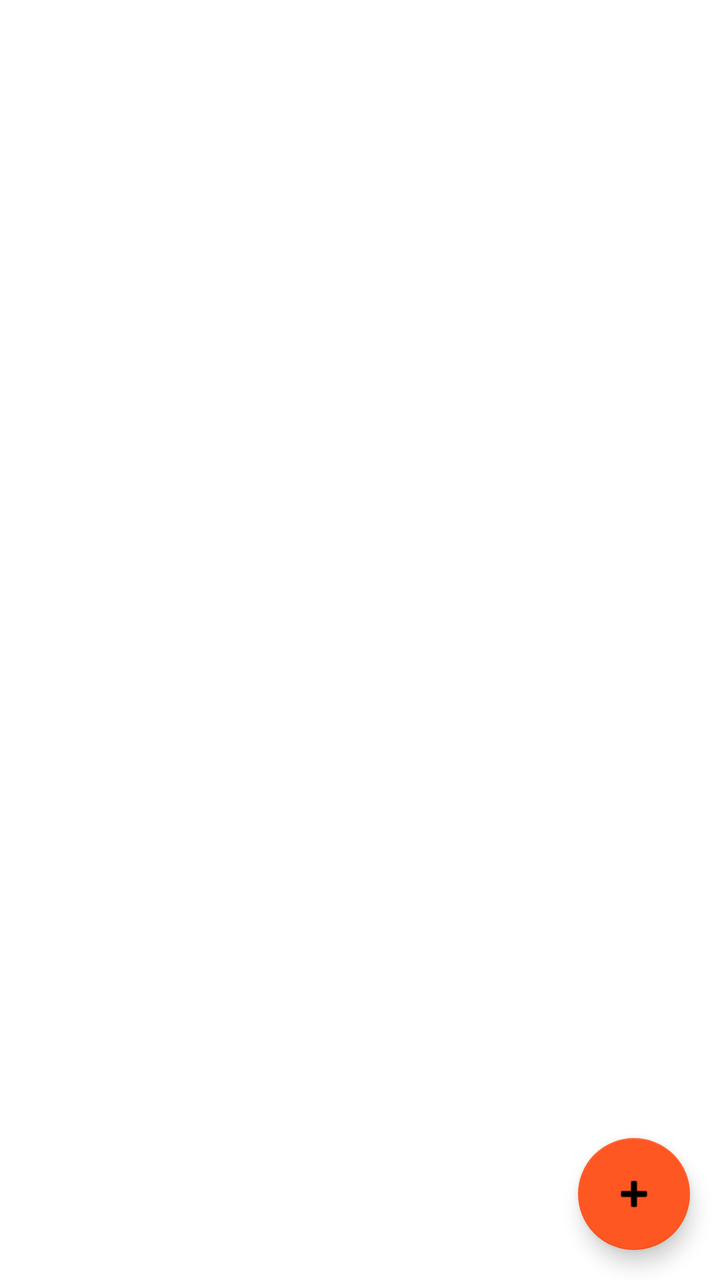
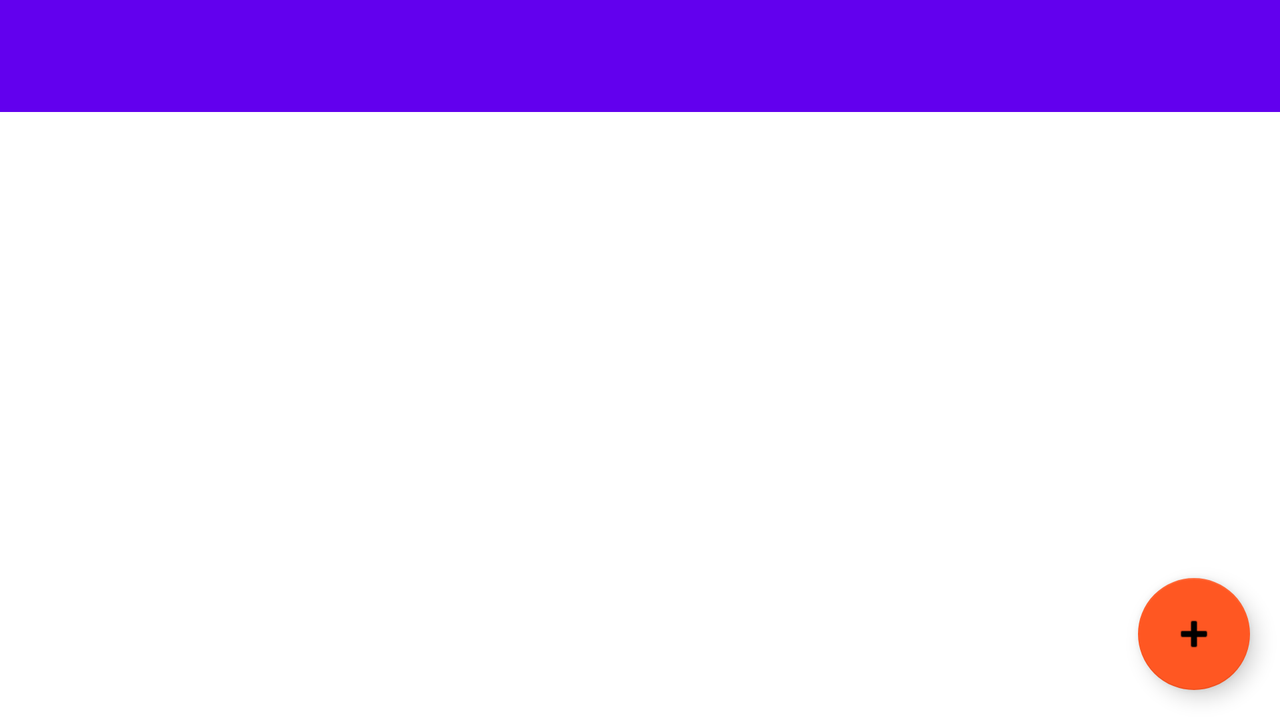

Two renders of one Android screen. The first uses the default layout on a phone; the second uses the alternative layout the repository ships for a different screen configuration, on a matching device. The two XML files are below.
<!-- AndroidManifest.xml: application theme Theme.ParcMarc -->
<!-- res/layout/fragment_all_parks.xml -->
<?xml version="1.0" encoding="utf-8"?>
<androidx.constraintlayout.widget.ConstraintLayout xmlns:android="http://schemas.android.com/apk/res/android"
    xmlns:app="http://schemas.android.com/apk/res-auto"
    xmlns:tools="http://schemas.android.com/tools"
    android:layout_width="match_parent"
    android:layout_height="match_parent"
    tools:context=".AllParksFragment">

    <androidx.recyclerview.widget.RecyclerView
        android:id="@+id/recycler_view"
        android:layout_width="match_parent"
        android:layout_height="match_parent" />

    <com.google.android.material.floatingactionbutton.FloatingActionButton
        android:id="@+id/floatingActionButton2"
        android:layout_width="wrap_content"
        android:layout_height="wrap_content"
        android:layout_marginEnd="15dp"
        android:layout_marginBottom="15dp"
        android:clickable="true"
        android:src="@android:drawable/ic_input_add"
        app:layout_constraintBottom_toBottomOf="parent"
        app:layout_constraintEnd_toEndOf="parent" />
</androidx.constraintlayout.widget.ConstraintLayout>
<!-- resources referenced by this layout -->
<resources>
  <style name="Theme.ParcMarc" parent="Theme.MaterialComponents.DayNight.DarkActionBar">
          
          <item name="colorPrimary">@color/purple_500</item>
          <item name="colorPrimaryVariant">@color/purple_700</item>
          <item name="colorOnPrimary">@color/white</item>
          
          <item name="colorSecondary">@color/teal_200</item>
          <item name="colorSecondaryVariant">@color/teal_700</item>
          <item name="colorOnSecondary">@color/black</item>
          
          <item name="android:statusBarColor" tools:targetApi="l">?attr/colorPrimaryVariant</item>
          
      </style>
  <color name="purple_500">#FF6200EE</color>
  <color name="purple_700">#FF3700B3</color>
  <color name="white">#FFFFFFFF</color>
  <color name="teal_200">#FF5722</color>
  <color name="teal_700">#FF018786</color>
  <color name="black">#FF000000</color>
</resources>
<!-- res/layout-land/fragment_all_parks.xml (the author's variant of the layout above) -->
<!-- drawn on the phone turned sideways -->
<?xml version="1.0" encoding="utf-8"?>
<androidx.constraintlayout.widget.ConstraintLayout xmlns:android="http://schemas.android.com/apk/res/android"
    xmlns:app="http://schemas.android.com/apk/res-auto"
    xmlns:tools="http://schemas.android.com/tools"
    android:layout_width="match_parent"
    android:layout_height="match_parent"
    tools:context=".AllParksFragment">

    <androidx.recyclerview.widget.RecyclerView
        android:id="@+id/recycler_view"
        android:layout_width="match_parent"
        android:layout_height="0dp"
        app:layoutManager="LinearLayoutManager"
        app:layout_constraintBottom_toBottomOf="parent"
        app:layout_constraintTop_toBottomOf="@+id/allParksToolbar"
        tools:layout_editor_absoluteX="1dp" />

    <com.google.android.material.floatingactionbutton.FloatingActionButton
        android:id="@+id/newPark"
        android:layout_width="wrap_content"
        android:layout_height="wrap_content"
        android:layout_marginEnd="15dp"
        android:layout_marginBottom="15dp"
        android:clickable="true"
        app:layout_constraintBottom_toBottomOf="parent"
        app:layout_constraintEnd_toEndOf="parent"
        app:srcCompat="@android:drawable/ic_input_add"
        android:contentDescription="@string/add_button_description" />

    <androidx.appcompat.widget.Toolbar
        android:id="@+id/allParksToolbar"
        android:layout_width="match_parent"
        android:layout_height="wrap_content"
        android:background="?attr/colorPrimary"
        android:minHeight="?attr/actionBarSize"
        android:theme="?attr/actionBarTheme"
        app:layout_constraintTop_toTopOf="parent"
        tools:layout_editor_absoluteX="1dp" />
</androidx.constraintlayout.widget.ConstraintLayout>
<!-- resources referenced by the variant -->
<!-- as the phone turned sideways resolves them -->
<resources>
  <string name="add_button_description">Add button</string>
  <style name="Theme.ParcMarc" parent="Theme.MaterialComponents.DayNight.DarkActionBar">
          
          <item name="colorPrimary">@color/purple_500</item>
          <item name="colorPrimaryVariant">@color/purple_700</item>
          <item name="colorOnPrimary">@color/white</item>
          
          <item name="colorSecondary">@color/teal_200</item>
          <item name="colorSecondaryVariant">@color/teal_700</item>
          <item name="colorOnSecondary">@color/black</item>
          
          <item name="android:statusBarColor" tools:targetApi="l">?attr/colorPrimaryVariant</item>
          
      </style>
  <color name="purple_500">#FF6200EE</color>
  <color name="purple_700">#FF3700B3</color>
  <color name="white">#FFFFFFFF</color>
  <color name="teal_200">#FF5722</color>
  <color name="teal_700">#FF018786</color>
  <color name="black">#FF000000</color>
</resources>
